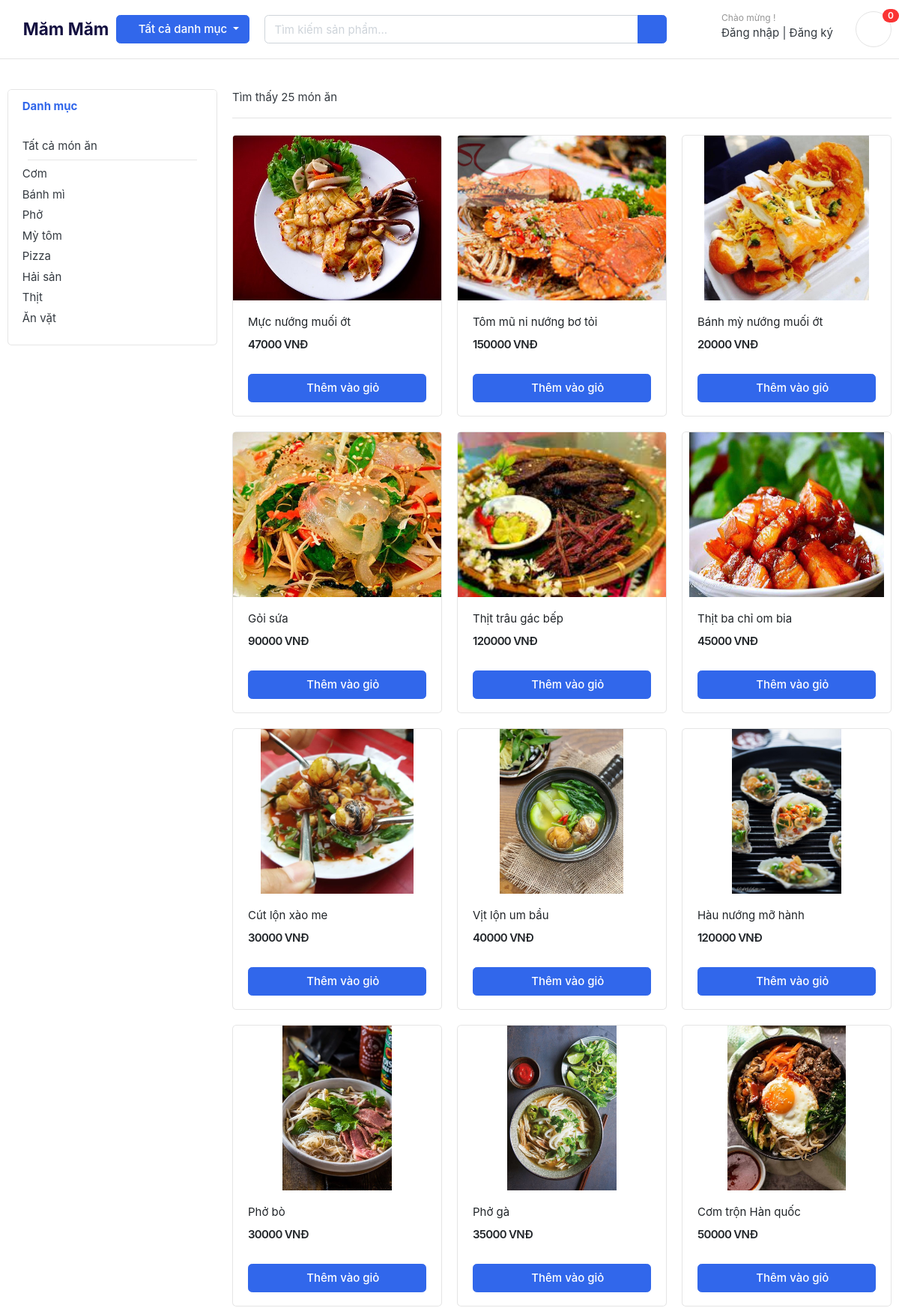
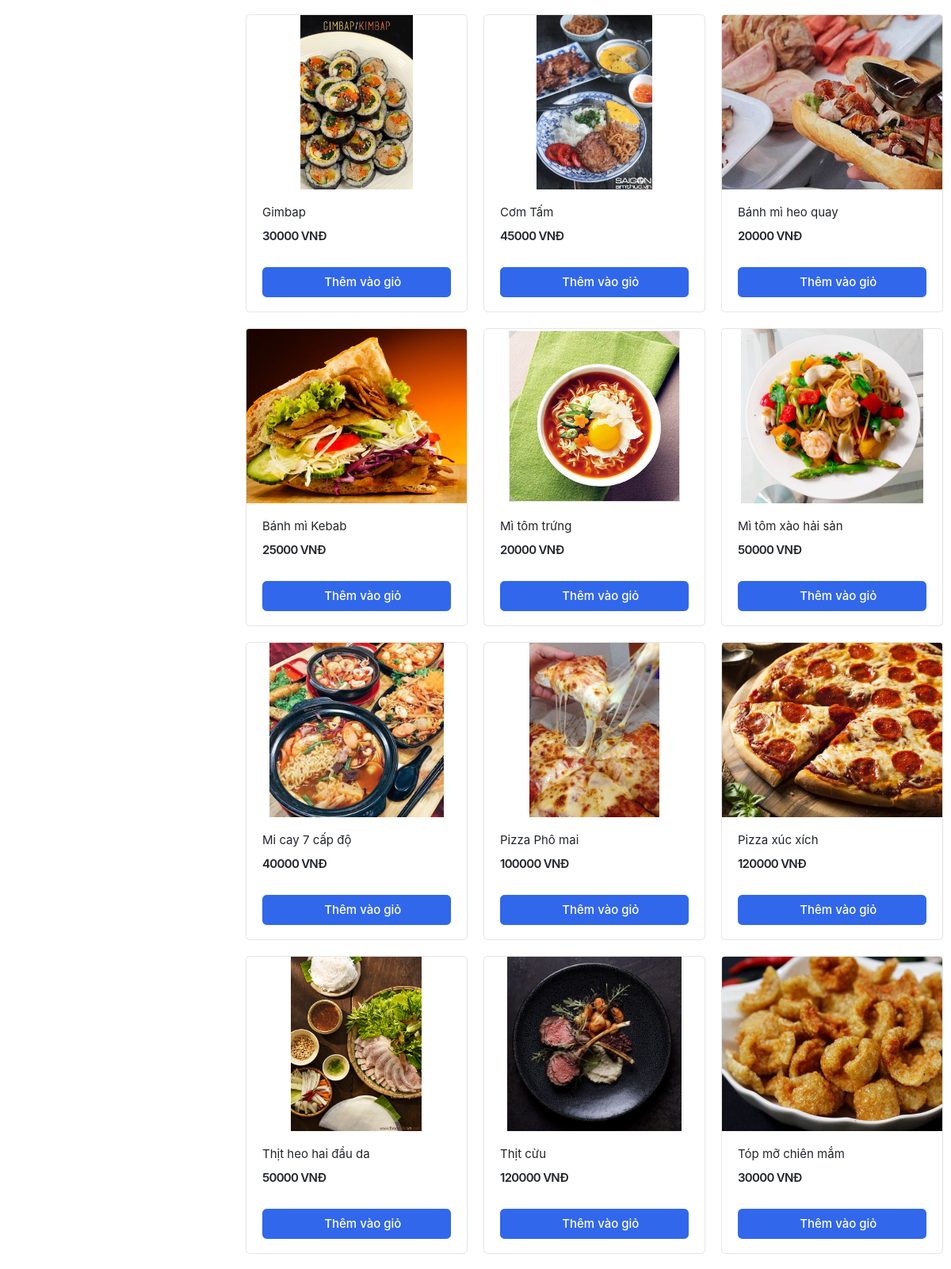
The app's page /product/ (upper part) with its own data (2 pictures, top to bottom).
### category/models.py (models this page shows, shortened)
class Category(models.Model):
    name = models.CharField(max_length=100, unique=True)
    slug = models.SlugField(max_length=50, unique=True, allow_unicode=True)
    description = models.CharField(max_length=500, blank=True)
    class Meta:
        verbose_name = "category"
        verbose_name_plural = "categories"
    def get_product(self):
        return reverse("product_by_category", args=[self.slug])

### product/models.py (models this page shows, shortened)
class Product(models.Model):
    name = models.CharField(max_length=100, unique=True)
    slug = models.SlugField(max_length=50, unique=True, allow_unicode=True)
    price = models.IntegerField()
    description = models.TextField(max_length=500, blank=True)
    image = models.ImageField(upload_to='photos/products')
    is_available = models.BooleanField(default=True)
    created_date = models.DateTimeField(auto_now_add=True)
    modified_date = models.DateTimeField(auto_now=True)
    category = models.ForeignKey(Category, on_delete=models.CASCADE)
    class Meta:
        verbose_name = "product"
        verbose_name_plural = "products"
    def get_detail(self):
        return reverse("product_detail", args=[self.slug])

### product/views.py (the view)
# urls.py: path("product", views.ReadProduct, name="ReadProduct"),
def product(request, category_slug=None):
    if category_slug != None:
        category = get_object_or_404(Category, slug=category_slug)
        products = Product.objects.all().filter(category=category, is_available=True)
    else:
        products = Product.objects.all().filter(is_available=True)
    quantity = products.count()
    categories = Category.objects.all()
    return render(request=request, template_name="product/product.html",
                  context={"products": products, "quantity": quantity, "categories": categories})

### cart/context_processors.py (called while the page is built)
def cart_count(request):
    cart_count_badge = 0
    if "admin" in request.path:
        return {}
    else:
        try:
            cart = Cart.objects.filter(cart_id=cart_id_from_session(request))
            if request.user.is_authenticated:
                cart_items = CartItem.objects.all().filter(user=request.user)
            else:
                cart_items = CartItem.objects.all().filter(cart=cart[:1])
            cart_count_badge = cart_items.count()
        except Cart.DoesNotExist:
            cart_count_badge = 0
    return dict(cart_count_badge=cart_count_badge)

### cart/views.py (called while the page is built)
def cart_id_from_session(request):
    cart_id = request.session.session_key
    if not cart_id:
        cart_id = request.session.create()
    return cart_id

### category/context_processors.py (called while the page is built)
def header_menu_links(request):
    links = Category.objects.all()
    return dict(links=links)

### templates/product/product.html
{% extends 'base.html' %}
{% block content %}
<section class="section-content padding-y">
    <div class="container">
        <div class="row">
            <aside class="col-md-3">
                <div class="card">
                    <article class="filter-group">
                        <header class="card-header">
                            <a href="#" data-toggle="collapse" data-target="#collapse_1" aria-expanded="true" class="">
                                <i class="icon-control fa fa-chevron-down"></i>
                                <h6 class="title">Danh mục</h6>
                            </a>
                        </header>
                        <div class="filter-content collapse show" id="collapse_1">
                            <div class="card-body">
                                <ul class="list-menu">
                                    <li>
                                        <a href="{% url 'product' %}">Tất cả món ăn</a>
                                    </li>
                                    <hr style="margin: 7px;" />
                                    {% for c in categories %}
                                    <li><a href="{{ c.get_product }}">{{ c.name }}</a></li>
                                    {% endfor %}
                                </ul>
                            </div>
                        </div>
                    </article>
                </div>
            </aside>
            <main class="col-md-9">
                <header class="border-bottom mb-4 pb-3">
                    <div class="form-inline">
                        <span class="mr-md-auto">Tìm thấy {{ quantity }} món ăn</span>
                    </div>
                </header>
                <div class="row">
                    {% for p in products %}
                    <div class="col-md-4">
                        <figure class="card card-product-grid">
                            <a href="{{ p.get_detail }}" class="img-wrap">
                                <img src="{{ p.image.url }}">
                            </a>
                            <figcaption class="info-wrap">
                                <div class="fix-height">
                                    <a href="{{ p.get_detail }}" class="title">
                                        {{ p.name }}
                                    </a>
                                    <div class="price-wrap mt-2">
                                        <span class="price">{{ p.price }} VNĐ</span>
                                    </div>
                                </div>
                                <a href="{% url 'add_to_cart' p.id %}" class="btn btn-block btn-primary">
                                    <i class="fas fa-cart-plus"></i>
                                    Thêm vào giỏ
                                </a>
                            </figcaption>
                        </figure>
                    </div>
                    {% endfor %}
                </div>
            </main>
        </div>
    </div>
</section>
{% endblock content %}

### foodapp/static/css/ui.css (style rules this page uses)
html { font-family: "Inter", sans-serif; font-size: 15px; }
.img-wrap { text-align: center; display: block; }
.img-wrap img { max-width: 100%; }
.price-wrap { letter-spacing: -0.7px; }
.padding-y { padding-top: 40px; padding-bottom: 40px; }
figure { margin-bottom: 0; }
article:after, .form-group:after { display: block; clear: both; content: ""; }
[class*=list-] li:after { visibility: hidden; display: block; content: ""; overflow: hidden; height: 0; clear: both; }
.list-menu { list-style: none; margin: 0; padding-left: 0; }
.list-menu li { margin-bottom: 5px; }
.list-menu a { color: #343a40; }
[class*=card-product] a.title { color: #212529; display: block; }
[class*=card-product] .img-wrap { overflow: hidden; position: relative; }
[class*=card-product] .img-wrap img { height: 100%; max-width: 100%; width: auto; display: inline-block; -o-object-fit: cover; object-fit: cover; }
.card-product-grid { margin-bottom: 20px; }
.card-product-grid .img-wrap { border-radius: 0.2rem 0.2rem 0 0; height: 220px; }
.card-product-grid .info-wrap { overflow: hidden; padding: 18px 20px; }
.card-product-grid .fix-height { height: 80px; overflow: hidden; }
.card .img-wrap { overflow: hidden; }
.price { font-weight: 600; color: #212529; }
.icon-control { margin-top: 5px; float: right; font-size: 80%; }
.card-header .title { margin-bottom: 0; line-height: 1.5; }
.filter-group { border-bottom: 1px solid #e4e4e4; }
.filter-group .card-header { border-bottom: 0; }
.filter-group:last-child { border-bottom: 0; }

### records on screen
Category: name "Cơm"
Category: name "Bánh mì"
Category: name "Phở"
Category: name "Mỳ tôm"
Category: name "Pizza"
Category: name "Hải sản"
Category: name "Thịt"
Category: name "Ăn vặt"
Product: image (picture), name "Mực nướng muối ớt", price "47000"
Product: image (picture), name "Tôm mũ ni nướng bơ tỏi", price "150000"
Product: image (picture), name "Bánh mỳ nướng muối ớt", price "20000"
Product: image (picture), name "Gỏi sứa", price "90000"
Product: image (picture), name "Thịt trâu gác bếp", price "120000"
Product: image (picture), name "Thịt ba chỉ om bia", price "45000"
Product: image (picture), name "Cút lộn xào me", price "30000"
Product: image (picture), name "Vịt lộn um bầu", price "40000"
Product: image (picture), name "Hàu nướng mỡ hành", price "120000"
Product: image (picture), name "Phở bò", price "30000"
Product: image (picture), name "Phở gà", price "35000"
Product: image (picture), name "Cơm trộn Hàn quốc", price "50000"
Product: image (picture), name "Gimbap", price "30000"
Product: image (picture), name "Cơm Tấm", price "45000"
Product: image (picture), name "Bánh mì heo quay", price "20000"
Product: image (picture), name "Bánh mì Kebab", price "25000"
Product: image (picture), name "Mì tôm trứng", price "20000"
Product: image (picture), name "Mì tôm xào hải sản", price "50000"
Product: image (picture), name "Mi cay 7 cấp độ", price "40000"
Product: image (picture), name "Pizza Phô mai", price "100000"
Product: image (picture), name "Pizza xúc xích", price "120000"
Product: image (picture), name "Thịt heo hai đầu da", price "50000"
Product: image (picture), name "Thịt cừu", price "120000"
Product: image (picture), name "Tóp mỡ chiên mắm", price "30000"

### other values on screen
{{ cart_count_badge }} "0"
{{ quantity }} "25"
